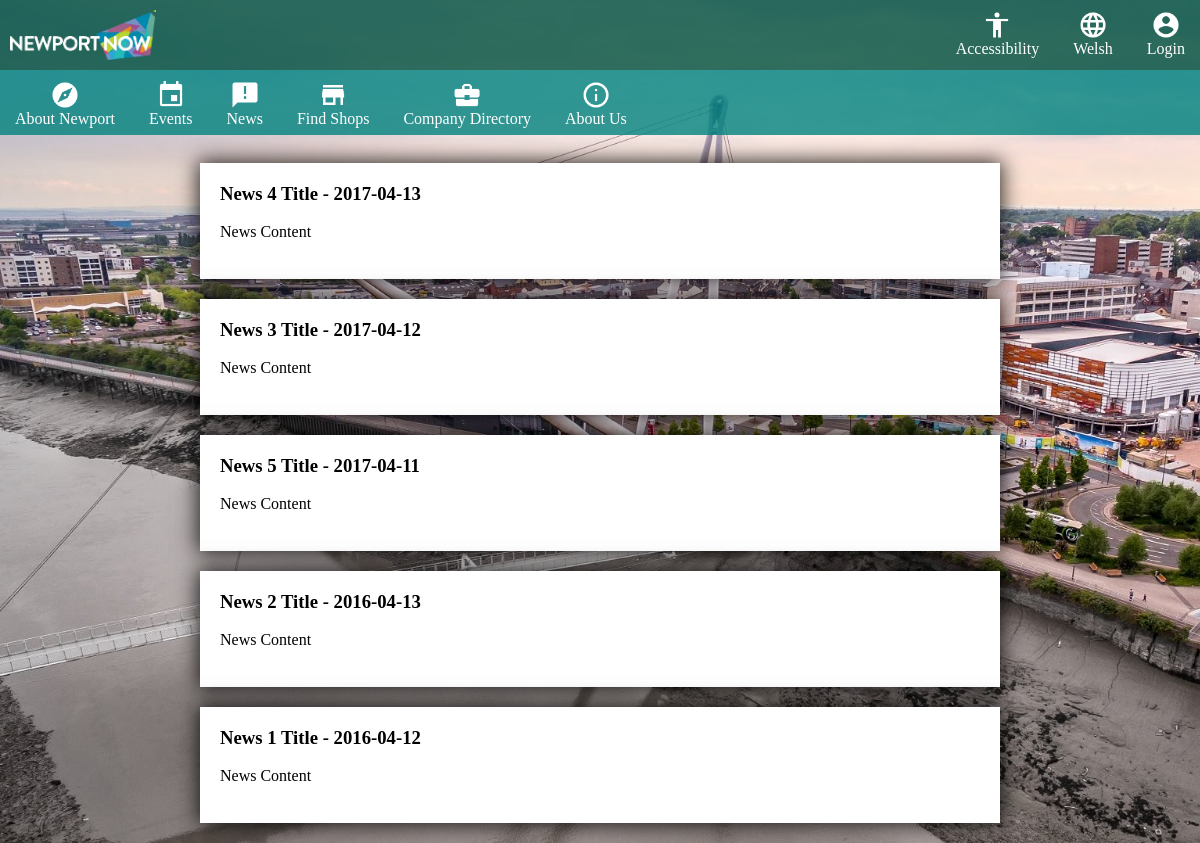
Page /news on the committed database.
### tables this page shows
CREATE TABLE News (                            title TEXT NOT NULL,                            dates DATE NOT NULL,                            content TEXT NOT NULL);

### newportserver.py (the view)
@app.route("/news")
def news():
    conn = sqlite3.connect(DATABASE)
    cur = conn.cursor()
    cur.execute("SELECT * FROM News ORDER BY dates DESC")
    data = cur.fetchall()
    conn.close()
    return render_template("news.html", data = data)

### templates/news.html (shortened to what this page needs)
{%extends 'stylePages/mainstylepage.html'%}
{%block mainBlock%}
<content class="timeline-block">
</content>
<br>
<article class = "maincontent">
  {% for row in data %}
  <section class = "whiteBlock">
    <header>
      <h1>{{row[0]}} - {{row[1]}}</h1>
    </header>
    <br>
    <p>{{row[2]}}</p>
    <br>
  </section>
  {% endfor %}
</article>
{%endblock%}

### templates/stylePages/mainstylepage.html (shortened to what this page needs)
<!DOCTYPE html>
<html>
  <head>
    <link rel="stylesheet" type = "text/css" href="/static/css/mainstyle.css">
    <link rel="stylesheet" type = "text/css" href="/static/css/navstyle.css">
  </head>
  <body>
    <header class = "topblock" id = "topofpage">
      <a href="/home" >
        <img class = "nowlogotop" src="/static/img/nowLogowhite.png" alt = "Newport Now Logo">
      </a>
      <ul class = "navoption">
        <a href="/home" class = "topblockitem">
          <img src="/static/img/icons/ic_accessibility_white_24dp_2x.png"></img>Accessibility
        </a>
        <a href="/home" class = "topblockitem">
          <img src="/static/img/icons/ic_language_white_24dp_2x.png"></img>Welsh
        </a>
        <a href="/login" class = "topblockitem">
          <img src="/static/img/icons/ic_account_circle_white_24dp_2x.png"></img>Login
        </a>
      </ul>
    </header>
    <nav>
      <ul class = "topnav">
        <a href="/aboutNewport" class = "navitem">
          <img src="/static/img/icons/ic_explore_white_24dp_2x.png"></img>About Newport
        </a>
        <a href="/events" class = "navitem">
          <img class = "navicon" src="/static/img/icons/ic_event_white_24dp_2x.png"></img>Events
        </a>
        <a href="/news" class = "navitem">
          <img src="/static/img/icons/ic_announcement_white_24dp_2x.png"></img>News
        </a>
        <span class = "hidenavitems">
          <a href="/shopSearch" class = "navitem">
            <img src="/static/img/icons/ic_store_white_24dp_2x.png"></img>Find Shops
          </a>
          <a href="/businessSearch" class = "navitem">
            <img src="/static/img/icons/ic_business_center_white_24dp_2x.png"></img>Company Directory
          </a>
          <a href="/aboutus" class = "navitem">
            <img class = "navicon" src="/static/img/icons/ic_info_outline_white_24dp_2x.png"></img>About Us
          </a>
        </span>
      </ul>
    </nav>
{% block mainBlock%}Page under construction. {%endblock%}
  </body>
</html>

### static/css/mainstyle.css (style rules this page uses)
* { padding: 0; margin: 0; }
body { background-image: url("/static/img/newportsky.jpg"); background-repeat: no-repeat; background-attachment: fixed; background-size: cover; }
.timeline-block { position: absolute; width: 20%; height: calc(100vh - 90px); top: 70px; right: 0; overflow: hidden; }
.maincontent { margin-top: 145px; margin-left: auto; margin-right: auto; width: 70%; }
.whiteBlock { margin: 20px; padding: 20px; background: white; -webkit-box-shadow: 0px 0px 20px 2px rgba(0,0,0,0.83); -moz-box-shadow: 0px 0px 20px 2px rgba(0,0,0,0.83); box-shadow: 0px 0px 20px 2px rgba(0,0,0,0.83); color: black; font-family: calibri; }

### static/css/navstyle.css (style rules this page uses)
.topblock { position: absolute; top: 0; overflow: hidden; background: rgb(0, 79, 57); background: rgba(0, 79, 57, 0.8); width: 100%; height: 70px; }
.nowlogotop { height: 50px; width: auto; margin: 10px; }
.navoption { float: right; right: 10px; }
.topblockitem { text-align: justify; width: auto; display: inline-block; margin: 0 auto; padding: 10px 15px; font-family: calibri; color: white; list-style-type: none; text-decoration: none; }
.topblockitem img { display: block; margin: 0 auto; height: 30px; width: 30px; }
.topnav { position: absolute; top: 70px; height: 65px; list-style-type: none; margin-top: 0; background: rgb(0, 130, 125); background: rgba(0, 130, 125, 0.8); width: 100%; overflow: hidden; font-family: Calibri; }
.navitem { text-align: justify; width: auto; display: inline-block; margin: 0 auto; padding: 10px 15px; font-family: calibri; color: white; list-style-type: none; text-decoration: none; }
.navitem img { display: block; margin: 0 auto; height: 30px; width: 30px; }
.hidenavitems { display: inline-block; }

### rows in the picture
News: title "News 4 Title", dates "2017-04-13", content "News Content"
News: title "News 3 Title", dates "2017-04-12", content "News Content"
News: title "News 5 Title", dates "2017-04-11", content "News Content"
News: title "News 2 Title", dates "2016-04-13", content "News Content"
News: title "News 1 Title", dates "2016-04-12", content "News Content"
